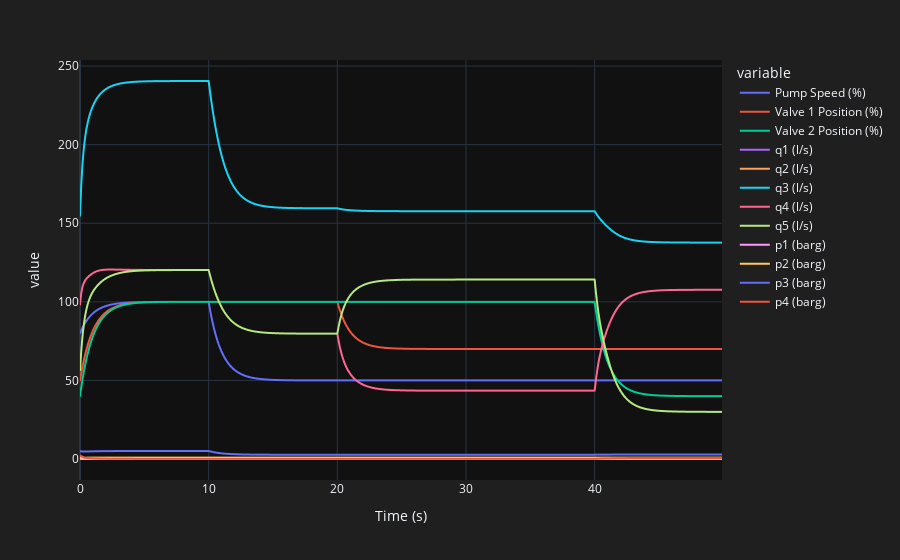

Notebook code cell kept with this figure:
### Code cell
fig = px.line(df, x="Time (s)", y=df.columns[1:])
fig.update_layout(template="plotly_dark", paper_bgcolor="#1f1f1f"
)

### Figure 1 — Plotly figure (JSON) as saved in the notebook; plotly's stock layout.template omitted (floating-point values rounded to 4 significant figures; data arrays with more than 128 entries replaced by an {"elided": "..."} marker saying what was removed)
{"data": [{"hovertemplate": "variable=Pump Speed (%)<br>Time (s)=%{x}<br>value=%{y}<extra></extra>", "legendgroup": "Pump Speed (%)", "line": {"color": "#636efa", "dash": "solid"}, "marker": {"symbol": "circle"}, "mode": "lines", "name": "Pump Speed (%)", "showlegend": true, "type": "scattergl", "x": {"elided": "500 float values"}, "xaxis": "x", "y": {"elided": "500 float values"}, "yaxis": "y"}, {"hovertemplate": "variable=Valve 1 Position (%)<br>Time (s)=%{x}<br>value=%{y}<extra></extra>", "legendgroup": "Valve 1 Position (%)", "line": {"color": "#EF553B", "dash": "solid"}, "marker": {"symbol": "circle"}, "mode": "lines", "name": "Valve 1 Position (%)", "showlegend": true, "type": "scattergl", "x": {"elided": "500 float values"}, "xaxis": "x", "y": {"elided": "500 float values"}, "yaxis": "y"}, {"hovertemplate": "variable=Valve 2 Position (%)<br>Time (s)=%{x}<br>value=%{y}<extra></extra>", "legendgroup": "Valve 2 Position (%)", "line": {"color": "#00cc96", "dash": "solid"}, "marker": {"symbol": "circle"}, "mode": "lines", "name": "Valve 2 Position (%)", "showlegend": true, "type": "scattergl", "x": {"elided": "500 float values"}, "xaxis": "x", "y": {"elided": "500 float values"}, "yaxis": "y"}, {"hovertemplate": "variable=q1 (l/s)<br>Time (s)=%{x}<br>value=%{y}<extra></extra>", "legendgroup": "q1 (l/s)", "line": {"color": "#ab63fa", "dash": "solid"}, "marker": {"symbol": "circle"}, "mode": "lines", "name": "q1 (l/s)", "showlegend": true, "type": "scattergl", "x": {"elided": "500 float values"}, "xaxis": "x", "y": {"elided": "500 float values"}, "yaxis": "y"}, {"hovertemplate": "variable=q2 (l/s)<br>Time (s)=%{x}<br>value=%{y}<extra></extra>", "legendgroup": "q2 (l/s)", "line": {"color": "#FFA15A", "dash": "solid"}, "marker": {"symbol": "circle"}, "mode": "lines", "name": "q2 (l/s)", "showlegend": true, "type": "scattergl", "x": {"elided": "500 float values"}, "xaxis": "x", "y": {"elided": "500 float values"}, "yaxis": "y"}, {"hovertemplate": "variable=q3 (l/s)<br>Time (s)=%{x}<br>value=%{y}<extra></extra>", "legendgroup": "q3 (l/s)", "line": {"color": "#19d3f3", "dash": "solid"}, "marker": {"symbol": "circle"}, "mode": "lines", "name": "q3 (l/s)", "showlegend": true, "type": "scattergl", "x": {"elided": "500 float values"}, "xaxis": "x", "y": {"elided": "500 float values"}, "yaxis": "y"}, {"hovertemplate": "variable=q4 (l/s)<br>Time (s)=%{x}<br>value=%{y}<extra></extra>", "legendgroup": "q4 (l/s)", "line": {"color": "#FF6692", "dash": "solid"}, "marker": {"symbol": "circle"}, "mode": "lines", "name": "q4 (l/s)", "showlegend": true, "type": "scattergl", "x": {"elided": "500 float values"}, "xaxis": "x", "y": {"elided": "500 float values"}, "yaxis": "y"}, {"hovertemplate": "variable=q5 (l/s)<br>Time (s)=%{x}<br>value=%{y}<extra></extra>", "legendgroup": "q5 (l/s)", "line": {"color": "#B6E880", "dash": "solid"}, "marker": {"symbol": "circle"}, "mode": "lines", "name": "q5 (l/s)", "showlegend": true, "type": "scattergl", "x": {"elided": "500 float values"}, "xaxis": "x", "y": {"elided": "500 float values"}, "yaxis": "y"}, {"hovertemplate": "variable=p1 (barg)<br>Time (s)=%{x}<br>value=%{y}<extra></extra>", "legendgroup": "p1 (barg)", "line": {"color": "#FF97FF", "dash": "solid"}, "marker": {"symbol": "circle"}, "mode": "lines", "name": "p1 (barg)", "showlegend": true, "type": "scattergl", "x": {"elided": "500 float values"}, "xaxis": "x", "y": {"elided": "500 int values"}, "yaxis": "y"}, {"hovertemplate": "variable=p2 (barg)<br>Time (s)=%{x}<br>value=%{y}<extra></extra>", "legendgroup": "p2 (barg)", "line": {"color": "#FECB52", "dash": "solid"}, "marker": {"symbol": "circle"}, "mode": "lines", "name": "p2 (barg)", "showlegend": true, "type": "scattergl", "x": {"elided": "500 float values"}, "xaxis": "x", "y": {"elided": "500 float values"}, "yaxis": "y"}, {"hovertemplate": "variable=p3 (barg)<br>Time (s)=%{x}<br>value=%{y}<extra></extra>", "legendgroup": "p3 (barg)", "line": {"color": "#636efa", "dash": "solid"}, "marker": {"symbol": "circle"}, "mode": "lines", "name": "p3 (barg)", "showlegend": true, "type": "scattergl", "x": {"elided": "500 float values"}, "xaxis": "x", "y": {"elided": "500 float values"}, "yaxis": "y"}, {"hovertemplate": "variable=p4 (barg)<br>Time (s)=%{x}<br>value=%{y}<extra></extra>", "legendgroup": "p4 (barg)", "line": {"color": "#EF553B", "dash": "solid"}, "marker": {"symbol": "circle"}, "mode": "lines", "name": "p4 (barg)", "showlegend": true, "type": "scattergl", "x": {"elided": "500 float values"}, "xaxis": "x", "y": {"elided": "500 float values"}, "yaxis": "y"}], "layout": {"legend": {"title": {"text": "variable"}, "tracegroupgap": 0}, "margin": {"t": 60}, "paper_bgcolor": "#1f1f1f", "xaxis": {"anchor": "y", "domain": [0, 1], "title": {"text": "Time (s)"}}, "yaxis": {"anchor": "x", "domain": [0, 1], "title": {"text": "value"}}}}
